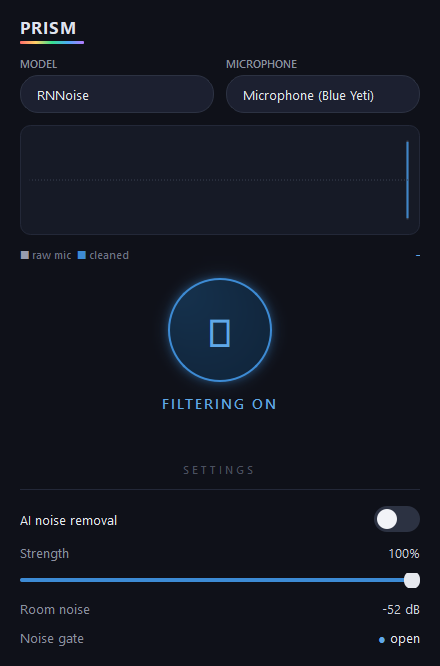

Recreate this plot in Python.
"""Throwaway: render ui_qt with a fake engine and screenshot it (no audio)."""
import math, random, sys
from unittest.mock import patch

from PySide6.QtCore import QTimer
from PySide6.QtWidgets import QApplication


class FakeEngine:
    def __init__(self):
        self.enabled = True
        self.input_index = 1
        self.in_db = -70.0
        self.out_db = -70.0
        self.gate_open = True
        self.noise_floor_db = -52.0
        self.reduction_db = 14.0
        self.denoiser_available = True
        self.denoiser_name = "RNNoise"
        self.denoiser_enabled = True
        self.denoiser_mix = 1.0
        self._t = 0

    def set_denoiser(self, c): pass
    def switch_input(self, i): pass
    def stop(self): pass

    def tick(self):
        # Fake a speech-ish envelope: bursts of "speech" over a noise floor.
        self._t += 1
        speaking = (self._t // 45) % 2 == 0
        if speaking:
            env = -18 + 10 * math.sin(self._t * 0.35) + random.uniform(-6, 3)
            self.in_db = env
            self.out_db = env - random.uniform(1, 3)
            self.gate_open = True
        else:
            self.in_db = -38 + random.uniform(-4, 4)   # room noise
            self.out_db = -70 + random.uniform(-5, 5)  # stripped
            self.gate_open = False


def main():
    engine = FakeEngine()
    fake_devices = [(1, "Microphone (Blue Yeti)"), (2, "Headset Mic (USB)")]

    from prism import ui_qt

    with patch.object(ui_qt.audio, "list_input_devices", lambda: fake_devices), \
         patch.object(ui_qt.sd, "query_devices",
                      lambda i=None: {"name": "Microphone (Blue Yeti)"}):
        app = QApplication.instance() or QApplication(sys.argv)

        drive = QTimer()
        drive.timeout.connect(engine.tick)
        drive.start(33)

        def shoot():
            w = QApplication.activeWindow() or QApplication.topLevelWidgets()[0]
            w.grab().save("_ui_preview.png")
            app.quit()

        QTimer.singleShot(6000, shoot)  # let the scope fill up first
        ui_qt.run_ui(engine)


if __name__ == "__main__":
    main()
